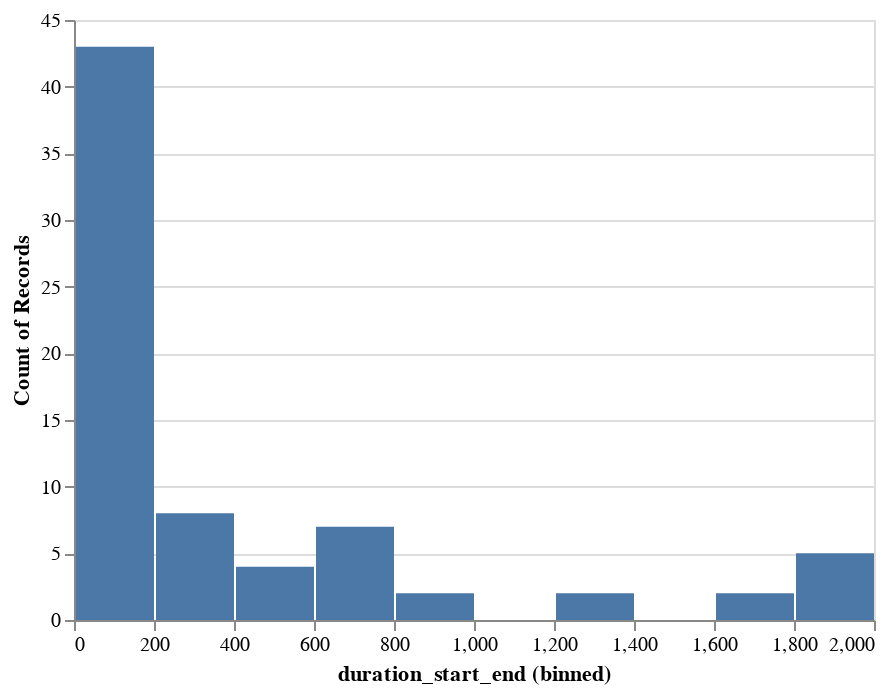

Notebook code for this chart:
### Code cell
import altair as alt
alt.data_transformers.disable_max_rows()


alt.Chart(df_new).mark_bar().encode(
    alt.X("duration_start_end", bin=True),
    y="count()",
)

### Figure 1 — Vega-Lite specification as saved in the notebook (floating-point values rounded to 4 significant figures)
{"config": {"view": {"continuousWidth": 400, "continuousHeight": 300}}, "data": {"name": "data-52a5369d53a2d15b2c6f60b7a230d7fd"}, "mark": "bar", "encoding": {"x": {"bin": true, "field": "duration_start_end", "type": "quantitative"}, "y": {"aggregate": "count", "type": "quantitative"}}, "$schema": "https://vega.github.io/schema/vega-lite/v4.17.0.json", "datasets": {"data-52a5369d53a2d15b2c6f60b7a230d7fd": [{"duration_submit_gather": 53.38, "duration_start_end": 46.48, "diff": 6.895}, {"duration_submit_gather": 54.03, "duration_start_end": 48.45, "diff": 5.579}, {"duration_submit_gather": 60.04, "duration_start_end": 55.68, "diff": 4.355}, {"duration_submit_gather": 60.75, "duration_start_end": 41.19, "diff": 19.56}, {"duration_submit_gather": 61.19, "duration_start_end": 57.04, "diff": 4.151}, {"duration_submit_gather": 61.17, "duration_start_end": 46.55, "diff": 14.62}, {"duration_submit_gather": 68.93, "duration_start_end": 53.51, "diff": 15.42}, {"duration_submit_gather": 70.67, "duration_start_end": 59.82, "diff": 10.85}, {"duration_submit_gather": 73.25, "duration_start_end": 62.43, "diff": 10.82}, {"duration_submit_gather": 75.59, "duration_start_end": 68.32, "diff": 7.27}, {"duration_submit_gather": 174.8, "duration_start_end": 162.3, "diff": 12.51}, {"duration_submit_gather": 122.1, "duration_start_end": 46.48, "diff": 75.6}, {"duration_submit_gather": 177.1, "duration_start_end": 164.2, "diff": 12.83}, {"duration_submit_gather": 122.7, "duration_start_end": 48.45, "diff": 74.21}, {"duration_submit_gather": 118.4, "duration_start_end": 55.68, "diff": 62.73}, {"duration_submit_gather": 117.1, "duration_start_end": 41.19, "diff": 75.94}, {"duration_submit_gather": 118.9, "duration_start_end": 57.04, "diff": 61.89}, {"duration_submit_gather": 120.6, "duration_start_end": 46.55, "diff": 74.02}, {"duration_submit_gather": 109.5, "duration_start_end": 62.43, "diff": 47.04}, {"duration_submit_gather": 112.0, "duration_start_end": 59.82, "diff": 52.22}, {"duration_submit_gather": 113.8, "duration_start_end": 53.51, "diff": 60.26}, {"duration_submit_gather": 366.7, "duration_start_end": 362.7, "diff": 3.916}, {"duration_submit_gather": 370.2, "duration_start_end": 366.3, "diff": 3.916}, {"duration_submit_gather": 226.0, "duration_start_end": 226.0, "diff": 0.005158}, {"duration_submit_gather": 669.0, "duration_start_end": 665.1, "diff": 3.916}, {"duration_submit_gather": 441.0, "duration_start_end": 441.0, "diff": 0.005984}, {"duration_submit_gather": 145.0, "duration_start_end": 145.0, "diff": 0.005479}, {"duration_submit_gather": 1363.0, "duration_start_end": 1363.0, "diff": 0.004905}, {"duration_submit_gather": 1849.0, "duration_start_end": 1849.0, "diff": 0.0062}, {"duration_submit_gather": 120.4, "duration_start_end": 120.4, "diff": 0.005394}, {"duration_submit_gather": 1849.0, "duration_start_end": 1849.0, "diff": 0.005934}, {"duration_submit_gather": 1841.0, "duration_start_end": 1841.0, "diff": 0.005751}, {"duration_submit_gather": 764.0, "duration_start_end": 764.0, "diff": 0.004841}, {"duration_submit_gather": 115.7, "duration_start_end": 115.5, "diff": 0.219}, {"duration_submit_gather": 116.0, "duration_start_end": 116.0, "diff": 0.006845}, {"duration_submit_gather": 122.8, "duration_start_end": 122.8, "diff": 0.006135}, {"duration_submit_gather": 1851.0, "duration_start_end": 1851.0, "diff": 0.005456}, {"duration_submit_gather": 135.9, "duration_start_end": 135.9, "diff": 0.004905}, {"duration_submit_gather": 5.872, "duration_start_end": 5.866, "diff": 0.005792}, {"duration_submit_gather": 130.2, "duration_start_end": 130.2, "diff": 0.005143}, {"duration_submit_gather": 118.5, "duration_start_end": 118.5, "diff": 0.005584}, {"duration_submit_gather": 5.505, "duration_start_end": 5.5, "diff": 0.005293}, {"duration_submit_gather": 121.4, "duration_start_end": 121.4, "diff": 0.006234}, {"duration_submit_gather": 5.61, "duration_start_end": 5.604, "diff": 0.005255}, {"duration_submit_gather": 134.5, "duration_start_end": 134.5, "diff": 0.006133}, {"duration_submit_gather": 227.4, "duration_start_end": 227.4, "diff": 0.005567}, {"duration_submit_gather": 722.5, "duration_start_end": 722.5, "diff": 0.004823}, {"duration_submit_gather": 122.5, "duration_start_end": 122.5, "diff": 0.006233}, {"duration_submit_gather": 176.6, "duration_start_end": 176.6, "diff": 0.006227}, {"duration_submit_gather": 143.2, "duration_start_end": 143.2, "diff": 0.004975}, {"duration_submit_gather": 5.49, "duration_start_end": 5.485, "diff": 0.005022}, {"duration_submit_gather": 1825.0, "duration_start_end": 1825.0, "diff": 0.006063}, {"duration_submit_gather": 455.9, "duration_start_end": 455.9, "diff": 0.006207}, {"duration_submit_gather": 768.1, "duration_start_end": 768.1, "diff": 0.006397}, {"duration_submit_gather": 124.3, "duration_start_end": 124.3, "diff": 0.005045}, {"duration_submit_gather": 313.5, "duration_start_end": 313.5, "diff": 0.005797}, {"duration_submit_gather": 231.3, "duration_start_end": 231.3, "diff": 0.004823}, {"duration_submit_gather": 225.5, "duration_start_end": 225.5, "diff": 0.006155}, {"duration_submit_gather": 1328.0, "duration_start_end": 1328.0, "diff": 0.004818}, {"duration_submit_gather": 1723.0, "duration_start_end": 1723.0, "diff": 0.006076}, {"duration_submit_gather": 126.2, "duration_start_end": 126.2, "diff": 0.005872}, {"duration_submit_gather": 975.9, "duration_start_end": 975.9, "diff": 0.02674}, {"duration_submit_gather": 739.8, "duration_start_end": 739.6, "diff": 0.1555}, {"duration_submit_gather": 592.0, "duration_start_end": 592.0, "diff": 0.005232}, {"duration_submit_gather": 592.2, "duration_start_end": 592.2, "diff": 0.01479}, {"duration_submit_gather": 983.8, "duration_start_end": 983.8, "diff": 0.005502}, {"duration_submit_gather": 294.0, "duration_start_end": 294.0, "diff": 0.006094}, {"duration_submit_gather": 142.8, "duration_start_end": 142.8, "diff": 0.005294}, {"duration_submit_gather": 112.0, "duration_start_end": 111.9, "diff": 0.004891}, {"duration_submit_gather": 139.9, "duration_start_end": 139.9, "diff": 0.005354}, {"duration_submit_gather": 757.5, "duration_start_end": 757.5, "diff": 0.006036}, {"duration_submit_gather": 1615.0, "duration_start_end": 1615.0, "diff": 0.152}, {"duration_submit_gather": 676.8, "duration_start_end": 676.8, "diff": 0.006551}]}}
